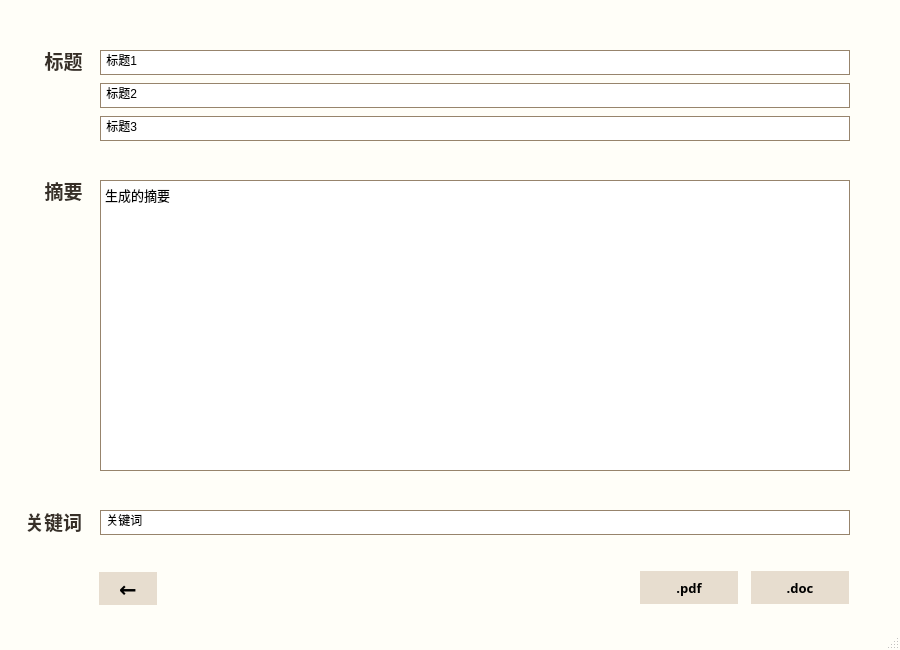
<?xml version="1.0" encoding="UTF-8"?>
<ui version="4.0">
 <class>MainWindow_result</class>
 <widget class="QMainWindow" name="MainWindow_result">
  <property name="geometry">
   <rect>
    <x>0</x>
    <y>0</y>
    <width>900</width>
    <height>650</height>
   </rect>
  </property>
  <property name="minimumSize">
   <size>
    <width>900</width>
    <height>650</height>
   </size>
  </property>
  <property name="maximumSize">
   <size>
    <width>900</width>
    <height>650</height>
   </size>
  </property>
  <property name="baseSize">
   <size>
    <width>900</width>
    <height>650</height>
   </size>
  </property>
  <property name="cursor">
   <cursorShape>ArrowCursor</cursorShape>
  </property>
  <property name="windowTitle">
   <string>MainWindow</string>
  </property>
  <property name="styleSheet">
   <string notr="true">QMainWindow#MainWindow_result{
	background:#FFFEF8
}</string>
  </property>
  <widget class="QWidget" name="centralwidget">
   <widget class="QPushButton" name="pushButton_doc">
    <property name="geometry">
     <rect>
      <x>750</x>
      <y>570</y>
      <width>100</width>
      <height>35</height>
     </rect>
    </property>
    <property name="font">
     <font>
      <family>微软雅黑</family>
      <pointsize>10</pointsize>
      <weight>75</weight>
      <bold>true</bold>
     </font>
    </property>
    <property name="cursor">
     <cursorShape>PointingHandCursor</cursorShape>
    </property>
    <property name="styleSheet">
     <string notr="true">QPushButton#pushButton_doc{  
    border: 1px solid #FFFEF8;  
    background-color:#E7DDCF;
    border-style: solid;  
    border-radius:0px;  
    width: 40px; 
    height:20px;  
    padding:0 0px;  
    margin:0 0px;  
}  

QPushButton#pushButton_doc:pressed{
	background-color:#d4c4b7;
	border:0.5px solid #c1b2a3;
}

QPushButton#pushButton_doc:hover{
	border:0.5px solid #c1b2a3;
}</string>
    </property>
    <property name="text">
     <string>.doc</string>
    </property>
    <property name="icon">
     <iconset>
      <normaloff>icon/download.png</normaloff>icon/download.png</iconset>
    </property>
   </widget>
   <widget class="QPushButton" name="pushButton_back2">
    <property name="geometry">
     <rect>
      <x>98</x>
      <y>571</y>
      <width>60</width>
      <height>35</height>
     </rect>
    </property>
    <property name="font">
     <font>
      <family>微软雅黑</family>
      <pointsize>16</pointsize>
      <weight>75</weight>
      <bold>true</bold>
     </font>
    </property>
    <property name="cursor">
     <cursorShape>PointingHandCursor</cursorShape>
    </property>
    <property name="styleSheet">
     <string notr="true">QPushButton#pushButton_back2{  
    border: 1px solid #FFFEF8;  
    background-color:#E7DDCF;
    border-style: solid;  
    border-radius:0px;  
    width: 40px; 
    height:20px;  
    padding:0 0px;  
    margin:0 0px;  
}  

QPushButton#pushButton_back2:pressed{
	background-color:#d4c4b7;
	border:0.5px solid #c1b2a3;
}

QPushButton#pushButton_back2:hover{
	border:0.5px solid #c1b2a3;
}</string>
    </property>
    <property name="text">
     <string>←</string>
    </property>
   </widget>
   <widget class="QPushButton" name="pushButton_pdf">
    <property name="geometry">
     <rect>
      <x>639</x>
      <y>570</y>
      <width>100</width>
      <height>35</height>
     </rect>
    </property>
    <property name="font">
     <font>
      <family>微软雅黑</family>
      <pointsize>10</pointsize>
      <weight>75</weight>
      <bold>true</bold>
     </font>
    </property>
    <property name="cursor">
     <cursorShape>PointingHandCursor</cursorShape>
    </property>
    <property name="styleSheet">
     <string notr="true">QPushButton#pushButton_pdf{  
    border: 1px solid #FFFEF8;  
    background-color:#E7DDCF;
    border-style: solid;  
    border-radius:0px;  
    width: 40px; 
    height:20px;  
    padding:0 0px;  
    margin:0 0px;  
}  

QPushButton#pushButton_pdf:hover{
	border:0.5px solid #c1b2a3;
}

QPushButton#pushButton_pdf:pressed{
	background-color:#d4c4b7;
	border:0.5px solid #c1b2a3;
}</string>
    </property>
    <property name="text">
     <string>.pdf</string>
    </property>
    <property name="icon">
     <iconset>
      <normaloff>icon/download.png</normaloff>icon/download.png</iconset>
    </property>
   </widget>
   <widget class="QPlainTextEdit" name="plainTextEdit_summary">
    <property name="geometry">
     <rect>
      <x>100</x>
      <y>180</y>
      <width>750</width>
      <height>291</height>
     </rect>
    </property>
    <property name="font">
     <font>
      <family>宋体</family>
      <pointsize>10</pointsize>
     </font>
    </property>
    <property name="contextMenuPolicy">
     <enum>Qt::PreventContextMenu</enum>
    </property>
    <property name="styleSheet">
     <string notr="true">QPlainTextEdit#plainTextEdit_summary{
	border:1px solid #97846c
}</string>
    </property>
    <property name="plainText">
     <string>生成的摘要</string>
    </property>
   </widget>
   <widget class="QLabel" name="label_summaryresult">
    <property name="geometry">
     <rect>
      <x>28</x>
      <y>160</y>
      <width>71</width>
      <height>61</height>
     </rect>
    </property>
    <property name="font">
     <font>
      <family>微软雅黑</family>
      <pointsize>14</pointsize>
      <weight>75</weight>
      <bold>true</bold>
     </font>
    </property>
    <property name="styleSheet">
     <string notr="true">QLabel#label_summaryresult{
	color:#383028
}</string>
    </property>
    <property name="text">
     <string>摘要</string>
    </property>
    <property name="alignment">
     <set>Qt::AlignCenter</set>
    </property>
   </widget>
   <widget class="QLabel" name="label_titleresult">
    <property name="geometry">
     <rect>
      <x>28</x>
      <y>30</y>
      <width>71</width>
      <height>61</height>
     </rect>
    </property>
    <property name="font">
     <font>
      <family>微软雅黑</family>
      <pointsize>14</pointsize>
      <weight>75</weight>
      <bold>true</bold>
     </font>
    </property>
    <property name="styleSheet">
     <string notr="true">QLabel#label_titleresult{
	color:#383028
}</string>
    </property>
    <property name="text">
     <string>标题</string>
    </property>
    <property name="alignment">
     <set>Qt::AlignCenter</set>
    </property>
   </widget>
   <widget class="QLineEdit" name="lineEdit_title1">
    <property name="geometry">
     <rect>
      <x>100</x>
      <y>50</y>
      <width>750</width>
      <height>25</height>
     </rect>
    </property>
    <property name="styleSheet">
     <string notr="true">QLineEdit#lineEdit_title1{
	border:1px solid #97846c
}</string>
    </property>
    <property name="text">
     <string> 标题1</string>
    </property>
   </widget>
   <widget class="QLineEdit" name="lineEdit_title2">
    <property name="geometry">
     <rect>
      <x>100</x>
      <y>83</y>
      <width>750</width>
      <height>25</height>
     </rect>
    </property>
    <property name="styleSheet">
     <string notr="true">QLineEdit#lineEdit_title2{
	border:1px solid #97846c
}</string>
    </property>
    <property name="text">
     <string> 标题2</string>
    </property>
   </widget>
   <widget class="QLineEdit" name="lineEdit_title3">
    <property name="geometry">
     <rect>
      <x>100</x>
      <y>116</y>
      <width>750</width>
      <height>25</height>
     </rect>
    </property>
    <property name="styleSheet">
     <string notr="true">QLineEdit#lineEdit_title3{
	border:1px solid #97846c
}</string>
    </property>
    <property name="text">
     <string> 标题3</string>
    </property>
   </widget>
   <widget class="QLabel" name="label_keywordresult">
    <property name="geometry">
     <rect>
      <x>18</x>
      <y>491</y>
      <width>71</width>
      <height>61</height>
     </rect>
    </property>
    <property name="font">
     <font>
      <family>微软雅黑</family>
      <pointsize>14</pointsize>
      <weight>75</weight>
      <bold>true</bold>
     </font>
    </property>
    <property name="styleSheet">
     <string notr="true">QLabel#label_keywordresult{
	color:#383028
}</string>
    </property>
    <property name="text">
     <string>关键词</string>
    </property>
    <property name="alignment">
     <set>Qt::AlignCenter</set>
    </property>
   </widget>
   <widget class="QLineEdit" name="lineEdit_keywords">
    <property name="geometry">
     <rect>
      <x>100</x>
      <y>510</y>
      <width>750</width>
      <height>25</height>
     </rect>
    </property>
    <property name="styleSheet">
     <string notr="true">QLineEdit#lineEdit_keywords{
	border:1px solid #97846c
}</string>
    </property>
    <property name="text">
     <string> 关键词</string>
    </property>
   </widget>
  </widget>
  <widget class="QMenuBar" name="menubar">
   <property name="geometry">
    <rect>
     <x>0</x>
     <y>0</y>
     <width>900</width>
     <height>23</height>
    </rect>
   </property>
  </widget>
  <widget class="QStatusBar" name="statusbar"/>
 </widget>
 <resources/>
 <connections/>
</ui>
